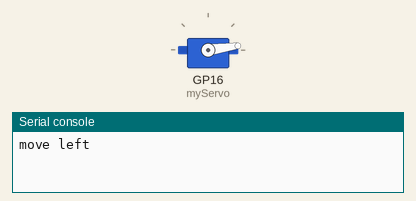
Bench run of a program on a simulated Raspberry Pi Pico running MicroPython. Shown: servo, the last lines printed to the serial console. Servo angles are drawn from the pulse width (0.5 ms = 0°, 2.5 ms = 180°).

Above: at 0.05 s.
At 2.65 s:
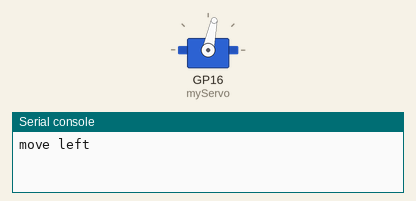
At 5.25 s:
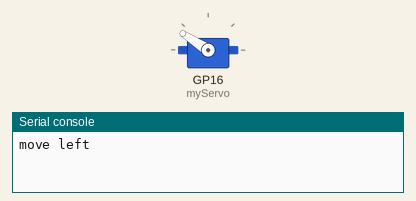
At 10.45 s:
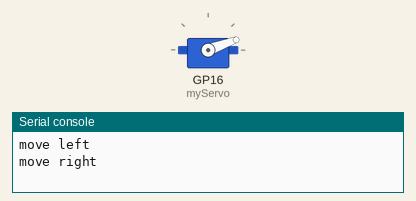
Timing chart, 0 to 14.2 s (numbered marks = the images above):
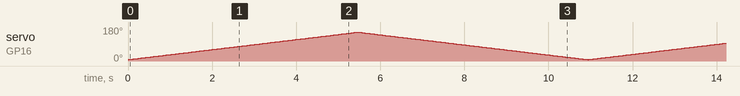

The program:

servoSweep.py
```python
from machine import PWM, Pin
from utime import sleep

# Create our servo object
myServo = PWM(Pin(16))

# set frequency to 50, required for servo motors
myServo.freq(50);

# define minimum and maximum duty variables, compatible with our servo motor
minDuty = 1900
maxDuty = 7200

while True:

    print("move left")
    for duty in range(minDuty, maxDuty):
        myServo.duty_u16(duty)
        sleep(.001)

    print("move right")
    for duty in range(maxDuty, minDuty, -1):
        myServo.duty_u16(duty)
        sleep(.001)
```
